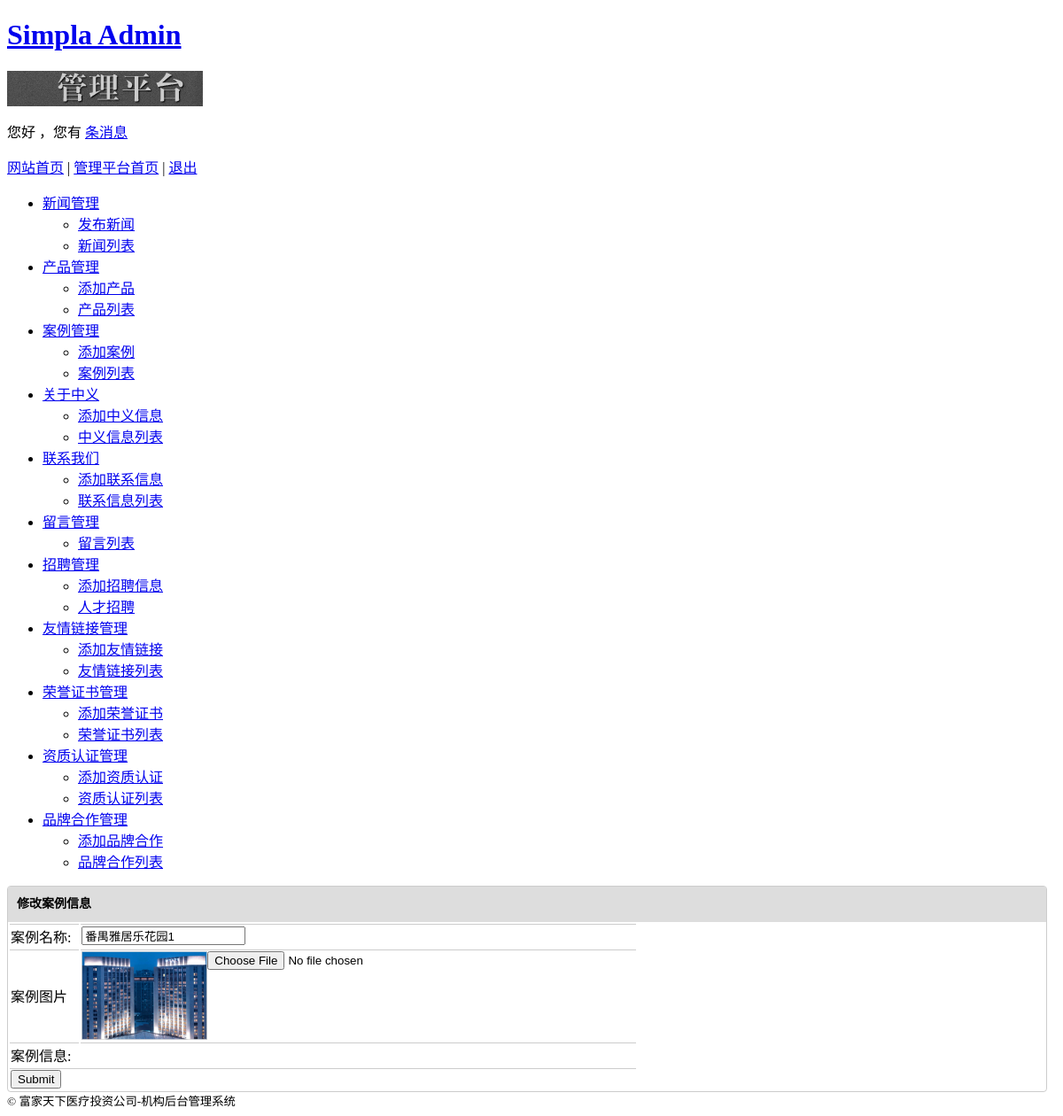
The app's page /index.php/admin/cases/cases_edit/1 with its own data.
### tables this page shows
CREATE TABLE `cases` (
  `id` tinyint(10) unsigned NOT NULL AUTO_INCREMENT,
  `title` varchar(20) NOT NULL,
  `img` varchar(25) NOT NULL,
  `small_img` varchar(25) NOT NULL,
  `content` text NOT NULL,
  `type` varchar(20) NOT NULL,
  `addtime` datetime NOT NULL,
  PRIMARY KEY (`id`)
);

### application/controllers/admin/cases.php (called while the page is built, shortened)
<?php if ( ! defined('BASEPATH')) exit('No direct script access allowed');
class Cases extends CI_Controller{
	public function __construct(){
        $this->load->library('pagination');
    }
    public function cases_edit(){
        $submit = $this->input->post('submit');
        if($submit){
            $this->do_upload();
            redirect('index.php/admin/cases');
        }else{
            $id = $this->uri->segment(4);
            $query = $this->db->query('select * from cases where id = '.$id);
            $msg['arr'] = $query->row_array();
            $this->load->view('admin/cases_edit',$msg);
        }
    }
}

### index.php (called while the page is built, shortened)
<?php
require_once BASEPATH.'core/CodeIgniter'.EXT;

### application/views/admin/cases_edit.php (the view, shortened to what this page needs)
<?php echo $this->load->view("admin/header") ?>
<link rel="stylesheet" type="text/css" href="<?php echo base_url()?>js/themes/default/ueditor.css" />
<div id="content">
	<div class="nd">
		<div class="nd_title"><strong>修改案例信息</strong></div>
		<?php echo form_open_multipart("index.php/admin/cases/cases_edit")?>
		<table>
			<tr>
				<td width="10%">案例名称:</td>
				<td width="80%"><input type="text" class="input" value="<?php echo $arr['title']?>" name="cases_name" /></td>
			</tr>
			<tr>
				<td width="10%">案例图片</td>
				<td width="80%">
                                    <img src="<?php echo '/uploads/cases/thumbs/'.$arr['img']?>" alt="<?php echo $arr['title']?>" style="float:left;" />
                                    <input type="file" name="userfile" style="float:left;" />
                                </td>
			</tr>
			<tr>
				<td>案例信息:</td>
				<td style="padding-right:5px;"><span id="editor"></span>
				<input type="hidden" value="" id="value" name="content" /></td>
			</tr>
			<tr>
				<td colspan="2">
					<input type="submit" name="submit" id="sub" />
				</td>
			</tr>
		</table>
         <?php echo form_close()?>
	</div>
</div>
<?php echo $this->load->view("admin/footer") ?>

### application/views/admin/cases_edit.php (style rules this page uses)
.nd { float:left; width:99%; border:1px solid #ccc;border-radius:4px; }
table td { border-top:1px solid #ccc; }
.nd_title { width:100%; height:40px; line-height:40px; font-size:14px; text-indent:10px; background:#ddd; }
.input { float:left; }

### records on screen
cases: cases_name "番禺雅居乐花园1", img (picture)
